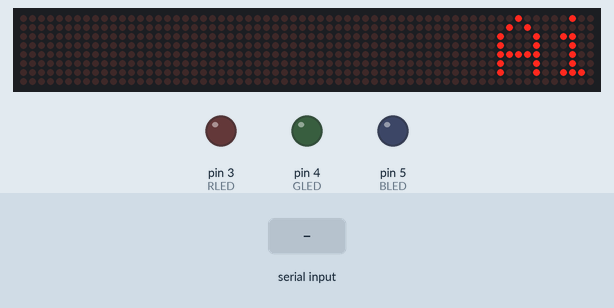
Bench run of a sketch on a simulated Arduino Uno, built with avr-gcc and run on an emulated ATmega328P. Parts: 64×8 LED matrix, output pins drawn as LEDs (lit = HIGH). The inputs (shaded band) are chosen by the test bench. What the sketch prints to the serial monitor is not drawn.

Above: at 1.13 s.
1.3 s: "1" received over the second serial link
At 1.35 s:
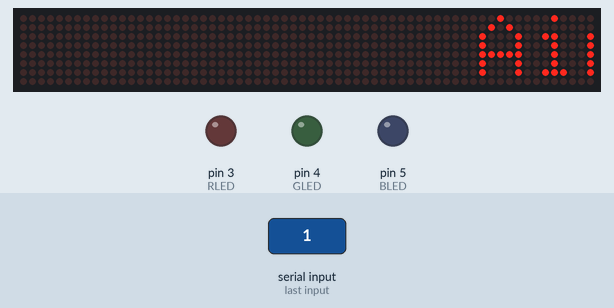
12.0 s: "0" received over the second serial link
At 27.65 s:
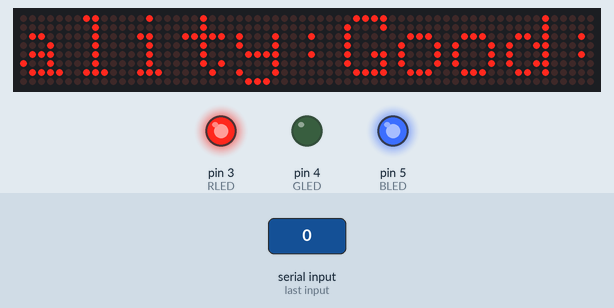
33.4 s: "2" received over the second serial link
At 56.68 s:
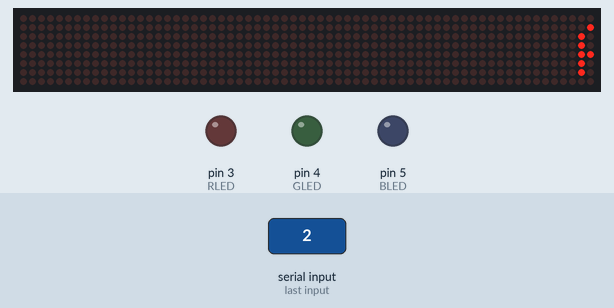
Timing chart, 0 to 58.2 s (numbered marks = the images above; inputs shaded):
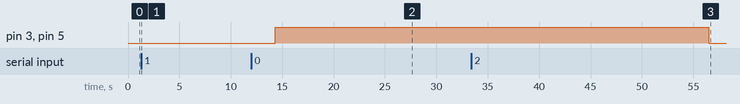

The sketch:

blue_max7219.ino
```cpp
/*
  8x32 LED Matrix- Max7219 Tutorial with scrolling text

  website: :https://earthbondhon.com/8x32-led-matrix-max7219-tutorial-with-scrolling-text/
 */
#include <SoftwareSerial.h>
#include <SPI.h>
#include <Adafruit_GFX.h>
#include <Max72xxPanel.h>
//Vcc - Vcc
//Gnd - Gnd
//Din - Mosi (Pin 11)
//Cs  - SS (Pin 10)
//Clk - Sck (Pin 13)
#define RLED 3
#define GLED 4
#define BLED 5

SoftwareSerial BT(8,9); // 接收腳, 傳送腳
int val;  // 儲存接收資料的變數
//int val;
const int pinCS = 10;
const int numberOfHorizontalDisplays = 8;
const int numberOfVerticalDisplays = 1;
Max72xxPanel matrix = Max72xxPanel(pinCS, numberOfHorizontalDisplays, numberOfVerticalDisplays);
const int wait = 100; // 滾動速度
const int spacer = 1;
const int width = 5 + spacer; // 字體寬度為5像素

void setup(){
   Serial.begin(9600);
   BT.begin(9600);

   pinMode(RLED,OUTPUT);
   pinMode(GLED,OUTPUT);
   pinMode(BLED,OUTPUT);

   matrix. setIntensity ( 10 ) ;  // Adjust the brightness between 0 and 15
   matrix. setPosition ( 0 ,  0 ,  0 ) ;  // The first display is at <0, 0>
   matrix. setPosition ( 1 ,  1 ,  0 ) ;  // The second display is at <1, 0>
   matrix. setPosition ( 2 ,  2 ,  0 ) ;  // The third display is in <2, 0>
   matrix. setPosition ( 3 ,  3 ,  0 ) ;  // The fourth display is at <3, 0>
   matrix. setPosition ( 4 ,  4 ,  0 ) ;  // The fifth display is at <4, 0>
   matrix. setPosition ( 5 ,  5 ,  0 ) ;  // The sixth display is at <5, 0>
   matrix. setPosition ( 6 ,  6 ,  0 ) ;  // The seventh display is at <6, 0>
   matrix. setPosition ( 7 ,  7 ,  0 ) ;  // The eighth display is in <7, 0>
   matrix. setPosition ( 8 ,  8 ,  0 ) ;  // The ninth display is at <8, 0>
   matrix. setRotation ( 0 ,  1 ) ;     // Display position
   matrix. setRotation ( 1 ,  1 ) ;     // Display position
   matrix. setRotation ( 2 ,  1 ) ;     // Display position
   matrix. setRotation ( 3 ,  1 ) ;     // Display position
   matrix. setRotation ( 4 ,  1 ) ;     // Display position
   matrix. setRotation ( 5 ,  1 ) ;     // Display position
   matrix. setRotation ( 6 ,  1 ) ;     // Display position
   matrix. setRotation ( 7 ,  1 ) ;     // Display position
   matrix. setRotation ( 8 ,  1 ) ;     // Display position
}
void loop(){

    int tmp=0;

    digitalWrite(RLED, LOW);
    digitalWrite(GLED, LOW);
    digitalWrite(BLED, LOW);

    String string = "Air Quality";

    String state1 = { ":Good" };
    String state2 = { ":Moderate" };
    String state3 = { ":Unhealthy For Sensitive Group" };
    String state4 = { ":Unhealthy" };
    String state5 = { ":Very Unhealthy" };
    String state6 = { ":Hazardous" };

    long int time = millis();

   while(BT.available()){
       val = BT.read();
       //val=Serial.parseInt(value);
       Serial.print(val);

       if(val>=0 && val<=50){
        tmp=1;
        digitalWrite(RLED, HIGH);
        digitalWrite(GLED, LOW);
        digitalWrite(BLED, HIGH);
        delay(1000);
        string += state1;
       }

       else if(val>=51 && val<=100){
        tmp=2;
        digitalWrite(RLED, LOW);
        digitalWrite(GLED, LOW);
        digitalWrite(BLED, HIGH);
        delay(1000);
        string += state2;
       }

       else if(val>=101 && val<=150){
        tmp=3;
        digitalWrite(RLED, LOW);
        digitalWrite(GLED, HIGH);
        digitalWrite(BLED, LOW);
        string += state3;
       }

       else if(val>=151 && val<=200){
        tmp=4;
        digitalWrite(RLED, LOW);
        digitalWrite(GLED, HIGH);
        digitalWrite(BLED, HIGH);
        string += state4;
       }
       else if(val>=201 && val<=300){
        tmp=5;
        digitalWrite(RLED, HIGH);
        digitalWrite(GLED, LOW);
        digitalWrite(BLED, LOW);
        string += state5;
       }
       else if(val>=301 && val<=400){
        tmp=6;
        digitalWrite(RLED, HIGH);
        digitalWrite(GLED, HIGH);
        digitalWrite(BLED, LOW);
        string += state6;
       }
   }
   /*if(tmp == 1){//G
    digitalWrite(RLED, HIGH);
    digitalWrite(GLED, LOW);
    digitalWrite(BLED, HIGH);
    delay(1000);
   }
   if(tmp == 2){//Y
    digitalWrite(RLED, LOW);
    digitalWrite(GLED, LOW);
    digitalWrite(BLED, HIGH);
    delay(1000);
   }
   if(tmp == 3){//P
    digitalWrite(RLED, LOW);
    digitalWrite(GLED, HIGH);
    digitalWrite(BLED, LOW);
    delay(1000);
   }
   if(tmp == 4){//R
    digitalWrite(RLED, LOW);
    digitalWrite(GLED, HIGH);
    digitalWrite(BLED, HIGH);
    delay(1000);
   }
   if(tmp == 5){//LB
    digitalWrite(RLED, HIGH);
    digitalWrite(GLED, LOW);
    digitalWrite(BLED, LOW);
    delay(1000);
   }
   if(tmp == 6){//B
    digitalWrite(RLED, HIGH);
    digitalWrite(GLED, HIGH);
    digitalWrite(BLED, LOW);
    delay(1000);
   }*/
   for(int i = 0; i < width * string.length() + matrix.width() - 1 - spacer; i++){//研究
      matrix.fillScreen(LOW);
      int letter = i / width;
      int x = (matrix.width() - 1) - i % width;//寬度
      int y = (matrix.height() - 8) / 2; // 文字置中 長度
      while(x + width - spacer >= 0 && letter >= 0){
         if(letter < string.length()){
             matrix.drawChar(x, y, string[letter], HIGH, LOW, 1);
         }
         letter--;
         x -= width;
      }
      matrix.write(); // 顯示文字
      delay(wait);
   }

}
```

Measured:
- after the input at 33.4 s, pin 3 (RLED), pin 5 (BLED): HIGH → LOW after 23.1 s instead of 4.3 s
